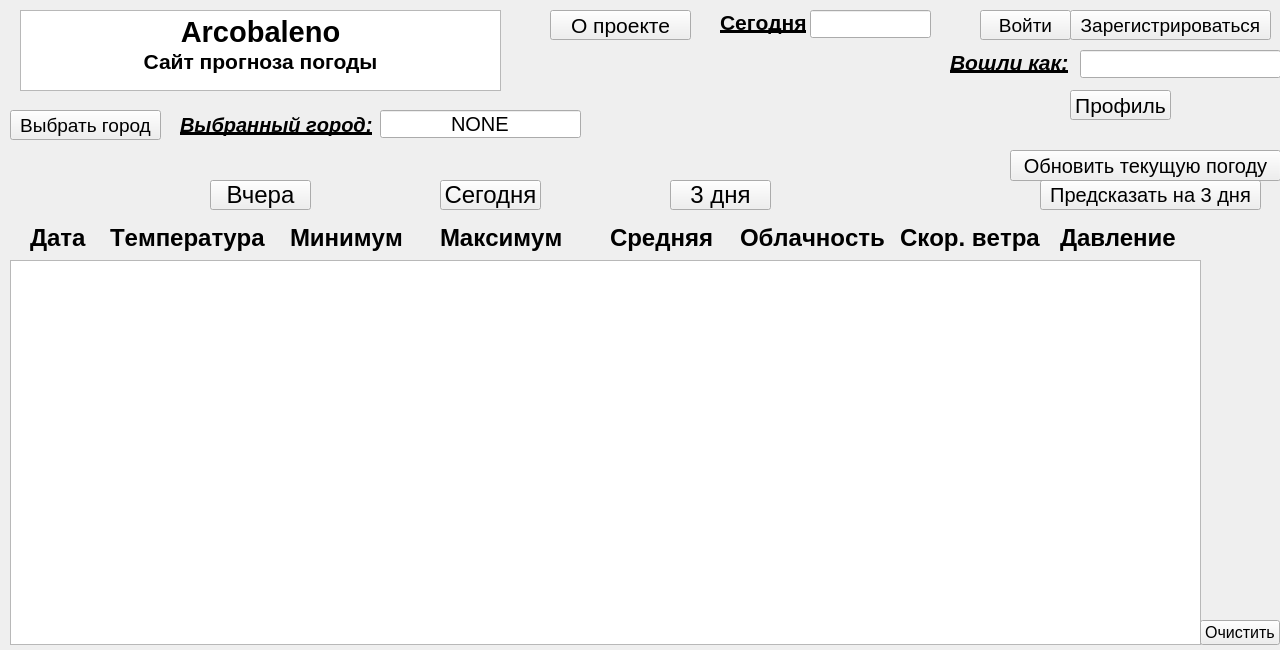
<?xml version="1.0" encoding="UTF-8"?>
<ui version="4.0">
 <class>mainpage</class>
 <widget class="QMainWindow" name="mainpage">
  <property name="geometry">
   <rect>
    <x>0</x>
    <y>0</y>
    <width>1280</width>
    <height>650</height>
   </rect>
  </property>
  <property name="sizePolicy">
   <sizepolicy hsizetype="Preferred" vsizetype="Preferred">
    <horstretch>0</horstretch>
    <verstretch>0</verstretch>
   </sizepolicy>
  </property>
  <property name="windowTitle">
   <string>mainpage</string>
  </property>
  <property name="autoFillBackground">
   <bool>false</bool>
  </property>
  <widget class="QWidget" name="centralWidget">
   <widget class="QPushButton" name="select_town">
    <property name="geometry">
     <rect>
      <x>10</x>
      <y>110</y>
      <width>151</width>
      <height>30</height>
     </rect>
    </property>
    <property name="font">
     <font>
      <pointsize>14</pointsize>
     </font>
    </property>
    <property name="text">
     <string>Выбрать город</string>
    </property>
   </widget>
   <widget class="QPushButton" name="enter">
    <property name="geometry">
     <rect>
      <x>980</x>
      <y>10</y>
      <width>91</width>
      <height>30</height>
     </rect>
    </property>
    <property name="font">
     <font>
      <pointsize>14</pointsize>
     </font>
    </property>
    <property name="text">
     <string>Войти</string>
    </property>
   </widget>
   <widget class="QPushButton" name="profile">
    <property name="geometry">
     <rect>
      <x>1070</x>
      <y>90</y>
      <width>101</width>
      <height>30</height>
     </rect>
    </property>
    <property name="font">
     <font>
      <pointsize>16</pointsize>
     </font>
    </property>
    <property name="text">
     <string>Профиль</string>
    </property>
   </widget>
   <widget class="QPushButton" name="yesterday">
    <property name="geometry">
     <rect>
      <x>210</x>
      <y>180</y>
      <width>101</width>
      <height>30</height>
     </rect>
    </property>
    <property name="font">
     <font>
      <pointsize>18</pointsize>
     </font>
    </property>
    <property name="text">
     <string>Вчера</string>
    </property>
   </widget>
   <widget class="QPushButton" name="about">
    <property name="geometry">
     <rect>
      <x>550</x>
      <y>10</y>
      <width>141</width>
      <height>30</height>
     </rect>
    </property>
    <property name="font">
     <font>
      <pointsize>16</pointsize>
     </font>
    </property>
    <property name="text">
     <string>О проекте</string>
    </property>
   </widget>
   <widget class="QPushButton" name="tomorrow">
    <property name="geometry">
     <rect>
      <x>670</x>
      <y>180</y>
      <width>101</width>
      <height>30</height>
     </rect>
    </property>
    <property name="font">
     <font>
      <pointsize>18</pointsize>
     </font>
    </property>
    <property name="text">
     <string>3 дня</string>
    </property>
   </widget>
   <widget class="QPushButton" name="today">
    <property name="geometry">
     <rect>
      <x>440</x>
      <y>180</y>
      <width>101</width>
      <height>30</height>
     </rect>
    </property>
    <property name="font">
     <font>
      <pointsize>18</pointsize>
     </font>
    </property>
    <property name="text">
     <string>Сегодня</string>
    </property>
   </widget>
   <widget class="QTextBrowser" name="textBrowser">
    <property name="geometry">
     <rect>
      <x>10</x>
      <y>260</y>
      <width>1191</width>
      <height>385</height>
     </rect>
    </property>
    <property name="font">
     <font>
      <pointsize>14</pointsize>
     </font>
    </property>
    <property name="html">
     <string>&lt;!DOCTYPE HTML PUBLIC &quot;-//W3C//DTD HTML 4.0//EN&quot; &quot;http://www.w3.org/TR/REC-html40/strict.dtd&quot;&gt;
&lt;html&gt;&lt;head&gt;&lt;meta name=&quot;qrichtext&quot; content=&quot;1&quot; /&gt;&lt;style type=&quot;text/css&quot;&gt;
p, li { white-space: pre-wrap; }
&lt;/style&gt;&lt;/head&gt;&lt;body style=&quot; font-family:'MS Shell Dlg 2'; font-size:14pt; font-weight:400; font-style:normal;&quot;&gt;
&lt;p style=&quot;-qt-paragraph-type:empty; margin-top:0px; margin-bottom:0px; margin-left:0px; margin-right:0px; -qt-block-indent:0; text-indent:0px; font-family:'Noto Sans'; font-size:16pt;&quot;&gt;&lt;br /&gt;&lt;/p&gt;&lt;/body&gt;&lt;/html&gt;</string>
    </property>
   </widget>
   <widget class="QLabel" name="label">
    <property name="geometry">
     <rect>
      <x>180</x>
      <y>110</y>
      <width>201</width>
      <height>30</height>
     </rect>
    </property>
    <property name="font">
     <font>
      <pointsize>15</pointsize>
      <weight>75</weight>
      <italic>true</italic>
      <bold>true</bold>
      <underline>true</underline>
      <kerning>false</kerning>
     </font>
    </property>
    <property name="text">
     <string>Выбранный город:</string>
    </property>
   </widget>
   <widget class="QPushButton" name="clean">
    <property name="geometry">
     <rect>
      <x>1200</x>
      <y>620</y>
      <width>80</width>
      <height>25</height>
     </rect>
    </property>
    <property name="font">
     <font>
      <pointsize>12</pointsize>
     </font>
    </property>
    <property name="text">
     <string>Очистить</string>
    </property>
   </widget>
   <widget class="QLabel" name="label_2">
    <property name="geometry">
     <rect>
      <x>950</x>
      <y>50</y>
      <width>131</width>
      <height>25</height>
     </rect>
    </property>
    <property name="font">
     <font>
      <pointsize>16</pointsize>
      <weight>75</weight>
      <italic>true</italic>
      <bold>true</bold>
      <underline>true</underline>
      <kerning>false</kerning>
     </font>
    </property>
    <property name="text">
     <string>Вошли как:</string>
    </property>
   </widget>
   <widget class="QLineEdit" name="user_name">
    <property name="geometry">
     <rect>
      <x>1080</x>
      <y>50</y>
      <width>201</width>
      <height>28</height>
     </rect>
    </property>
    <property name="font">
     <font>
      <pointsize>16</pointsize>
     </font>
    </property>
    <property name="readOnly">
     <bool>true</bool>
    </property>
   </widget>
   <widget class="QPushButton" name="register_2">
    <property name="geometry">
     <rect>
      <x>1070</x>
      <y>10</y>
      <width>201</width>
      <height>30</height>
     </rect>
    </property>
    <property name="font">
     <font>
      <pointsize>14</pointsize>
     </font>
    </property>
    <property name="text">
     <string>Зарегистрироваться</string>
    </property>
   </widget>
   <widget class="QPushButton" name="predict">
    <property name="geometry">
     <rect>
      <x>1040</x>
      <y>180</y>
      <width>221</width>
      <height>30</height>
     </rect>
    </property>
    <property name="font">
     <font>
      <pointsize>15</pointsize>
     </font>
    </property>
    <property name="text">
     <string>Предсказать на 3 дня</string>
    </property>
   </widget>
   <widget class="QLineEdit" name="date_today">
    <property name="geometry">
     <rect>
      <x>810</x>
      <y>10</y>
      <width>121</width>
      <height>28</height>
     </rect>
    </property>
    <property name="font">
     <font>
      <pointsize>16</pointsize>
     </font>
    </property>
   </widget>
   <widget class="QLabel" name="label_3">
    <property name="geometry">
     <rect>
      <x>720</x>
      <y>10</y>
      <width>111</width>
      <height>25</height>
     </rect>
    </property>
    <property name="font">
     <font>
      <pointsize>16</pointsize>
      <weight>75</weight>
      <italic>false</italic>
      <bold>true</bold>
      <underline>true</underline>
      <kerning>false</kerning>
     </font>
    </property>
    <property name="text">
     <string>Сегодня</string>
    </property>
   </widget>
   <widget class="QLabel" name="label_4">
    <property name="geometry">
     <rect>
      <x>30</x>
      <y>220</y>
      <width>61</width>
      <height>35</height>
     </rect>
    </property>
    <property name="font">
     <font>
      <pointsize>18</pointsize>
      <weight>75</weight>
      <italic>false</italic>
      <bold>true</bold>
      <underline>false</underline>
      <kerning>false</kerning>
     </font>
    </property>
    <property name="text">
     <string>Дата</string>
    </property>
   </widget>
   <widget class="QLabel" name="label_5">
    <property name="geometry">
     <rect>
      <x>110</x>
      <y>220</y>
      <width>171</width>
      <height>35</height>
     </rect>
    </property>
    <property name="font">
     <font>
      <pointsize>18</pointsize>
      <weight>75</weight>
      <italic>false</italic>
      <bold>true</bold>
      <underline>false</underline>
      <kerning>false</kerning>
     </font>
    </property>
    <property name="text">
     <string>Температура</string>
    </property>
   </widget>
   <widget class="QLabel" name="label_6">
    <property name="geometry">
     <rect>
      <x>290</x>
      <y>220</y>
      <width>131</width>
      <height>35</height>
     </rect>
    </property>
    <property name="font">
     <font>
      <pointsize>18</pointsize>
      <weight>75</weight>
      <italic>false</italic>
      <bold>true</bold>
      <underline>false</underline>
      <kerning>false</kerning>
     </font>
    </property>
    <property name="text">
     <string>Минимум</string>
    </property>
   </widget>
   <widget class="QLabel" name="label_7">
    <property name="geometry">
     <rect>
      <x>440</x>
      <y>220</y>
      <width>141</width>
      <height>35</height>
     </rect>
    </property>
    <property name="font">
     <font>
      <pointsize>18</pointsize>
      <weight>75</weight>
      <italic>false</italic>
      <bold>true</bold>
      <underline>false</underline>
      <kerning>false</kerning>
     </font>
    </property>
    <property name="text">
     <string>Максимум</string>
    </property>
   </widget>
   <widget class="QLabel" name="label_8">
    <property name="geometry">
     <rect>
      <x>610</x>
      <y>220</y>
      <width>111</width>
      <height>35</height>
     </rect>
    </property>
    <property name="font">
     <font>
      <pointsize>18</pointsize>
      <weight>75</weight>
      <italic>false</italic>
      <bold>true</bold>
      <underline>false</underline>
      <kerning>false</kerning>
     </font>
    </property>
    <property name="text">
     <string>Средняя</string>
    </property>
   </widget>
   <widget class="QLabel" name="label_9">
    <property name="geometry">
     <rect>
      <x>740</x>
      <y>220</y>
      <width>171</width>
      <height>35</height>
     </rect>
    </property>
    <property name="font">
     <font>
      <pointsize>18</pointsize>
      <weight>75</weight>
      <italic>false</italic>
      <bold>true</bold>
      <underline>false</underline>
      <kerning>false</kerning>
     </font>
    </property>
    <property name="text">
     <string>Облачность</string>
    </property>
   </widget>
   <widget class="QLabel" name="label_10">
    <property name="geometry">
     <rect>
      <x>900</x>
      <y>220</y>
      <width>151</width>
      <height>35</height>
     </rect>
    </property>
    <property name="font">
     <font>
      <pointsize>18</pointsize>
      <weight>75</weight>
      <italic>false</italic>
      <bold>true</bold>
      <underline>false</underline>
      <kerning>false</kerning>
     </font>
    </property>
    <property name="text">
     <string>Скор. ветра</string>
    </property>
   </widget>
   <widget class="QTextBrowser" name="textBrowser_2">
    <property name="geometry">
     <rect>
      <x>20</x>
      <y>10</y>
      <width>481</width>
      <height>81</height>
     </rect>
    </property>
    <property name="font">
     <font>
      <italic>true</italic>
     </font>
    </property>
    <property name="html">
     <string>&lt;!DOCTYPE HTML PUBLIC &quot;-//W3C//DTD HTML 4.0//EN&quot; &quot;http://www.w3.org/TR/REC-html40/strict.dtd&quot;&gt;
&lt;html&gt;&lt;head&gt;&lt;meta name=&quot;qrichtext&quot; content=&quot;1&quot; /&gt;&lt;style type=&quot;text/css&quot;&gt;
p, li { white-space: pre-wrap; }
&lt;/style&gt;&lt;/head&gt;&lt;body style=&quot; font-family:'MS Shell Dlg 2'; font-size:8.25pt; font-weight:400; font-style:italic;&quot;&gt;
&lt;p align=&quot;center&quot; style=&quot; margin-top:0px; margin-bottom:0px; margin-left:0px; margin-right:0px; -qt-block-indent:0; text-indent:0px;&quot;&gt;&lt;span style=&quot; font-family:'Noto Sans'; font-size:22pt; font-weight:600; font-style:normal;&quot;&gt;Arcobaleno&lt;/span&gt;&lt;/p&gt;
&lt;p align=&quot;center&quot; style=&quot; margin-top:0px; margin-bottom:0px; margin-left:0px; margin-right:0px; -qt-block-indent:0; text-indent:0px;&quot;&gt;&lt;span style=&quot; font-family:'Noto Sans'; font-size:16pt; font-weight:600; font-style:normal;&quot;&gt;Сайт прогноза погоды&lt;/span&gt;&lt;/p&gt;&lt;/body&gt;&lt;/html&gt;</string>
    </property>
   </widget>
   <widget class="QLineEdit" name="town_status">
    <property name="geometry">
     <rect>
      <x>380</x>
      <y>110</y>
      <width>201</width>
      <height>28</height>
     </rect>
    </property>
    <property name="font">
     <font>
      <pointsize>15</pointsize>
     </font>
    </property>
    <property name="text">
     <string>NONE</string>
    </property>
    <property name="alignment">
     <set>Qt::AlignCenter</set>
    </property>
    <property name="readOnly">
     <bool>true</bool>
    </property>
   </widget>
   <widget class="QPushButton" name="refresh">
    <property name="geometry">
     <rect>
      <x>1010</x>
      <y>150</y>
      <width>271</width>
      <height>31</height>
     </rect>
    </property>
    <property name="font">
     <font>
      <pointsize>15</pointsize>
     </font>
    </property>
    <property name="text">
     <string>Обновить текущую погоду</string>
    </property>
   </widget>
   <widget class="QLabel" name="label_11">
    <property name="geometry">
     <rect>
      <x>1060</x>
      <y>220</y>
      <width>141</width>
      <height>35</height>
     </rect>
    </property>
    <property name="font">
     <font>
      <pointsize>18</pointsize>
      <weight>75</weight>
      <bold>true</bold>
     </font>
    </property>
    <property name="text">
     <string>Давление</string>
    </property>
   </widget>
  </widget>
 </widget>
 <layoutdefault spacing="6" margin="11"/>
 <resources/>
 <connections/>
</ui>
